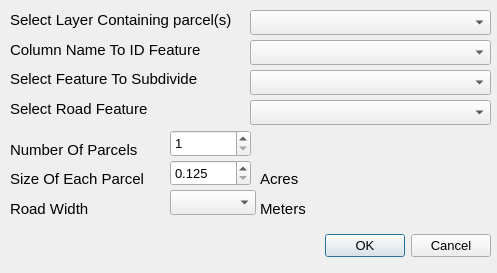
<?xml version="1.0" encoding="UTF-8"?>
<ui version="4.0">
 <class>ParcelDividerDialogBase</class>
 <widget class="QDialog" name="ParcelDividerDialogBase">
  <property name="geometry">
   <rect>
    <x>0</x>
    <y>0</y>
    <width>497</width>
    <height>273</height>
   </rect>
  </property>
  <property name="font">
   <font>
    <pointsize>10</pointsize>
    <italic>false</italic>
   </font>
  </property>
  <property name="windowTitle">
   <string>KeCADASTRE</string>
  </property>
  <widget class="QDialogButtonBox" name="button_box">
   <property name="geometry">
    <rect>
     <x>300</x>
     <y>230</y>
     <width>191</width>
     <height>32</height>
    </rect>
   </property>
   <property name="font">
    <font>
     <family>Ubuntu</family>
     <pointsize>10</pointsize>
     <italic>false</italic>
    </font>
   </property>
   <property name="orientation">
    <enum>Qt::Horizontal</enum>
   </property>
   <property name="standardButtons">
    <set>QDialogButtonBox::Cancel|QDialogButtonBox::Ok</set>
   </property>
  </widget>
  <widget class="QgsSpinBox" name="parcel_no_box">
   <property name="geometry">
    <rect>
     <x>170</x>
     <y>130</y>
     <width>81</width>
     <height>27</height>
    </rect>
   </property>
   <property name="minimumSize">
    <size>
     <width>50</width>
     <height>26</height>
    </size>
   </property>
   <property name="font">
    <font>
     <family>Ubuntu</family>
     <pointsize>10</pointsize>
     <italic>false</italic>
    </font>
   </property>
   <property name="minimum">
    <number>1</number>
   </property>
   <property name="maximum">
    <number>10000</number>
   </property>
  </widget>
  <widget class="QLabel" name="layer_label">
   <property name="geometry">
    <rect>
     <x>10</x>
     <y>10</y>
     <width>251</width>
     <height>20</height>
    </rect>
   </property>
   <property name="font">
    <font>
     <family>Ubuntu</family>
     <pointsize>11</pointsize>
     <italic>false</italic>
    </font>
   </property>
   <property name="text">
    <string>Select Layer Containing parcel(s)</string>
   </property>
  </widget>
  <widget class="QLabel" name="parcel_no_label">
   <property name="geometry">
    <rect>
     <x>10</x>
     <y>140</y>
     <width>141</width>
     <height>20</height>
    </rect>
   </property>
   <property name="font">
    <font>
     <family>Ubuntu</family>
     <pointsize>11</pointsize>
     <italic>false</italic>
    </font>
   </property>
   <property name="text">
    <string>Number Of Parcels</string>
   </property>
  </widget>
  <widget class="QLabel" name="sf_label">
   <property name="geometry">
    <rect>
     <x>10</x>
     <y>70</y>
     <width>221</width>
     <height>17</height>
    </rect>
   </property>
   <property name="font">
    <font>
     <family>Ubuntu</family>
     <pointsize>11</pointsize>
     <italic>false</italic>
    </font>
   </property>
   <property name="text">
    <string>Select Feature To Subdivide</string>
   </property>
  </widget>
  <widget class="QLabel" name="parcel_size_label">
   <property name="geometry">
    <rect>
     <x>10</x>
     <y>170</y>
     <width>141</width>
     <height>17</height>
    </rect>
   </property>
   <property name="font">
    <font>
     <family>Ubuntu</family>
     <pointsize>11</pointsize>
     <italic>false</italic>
    </font>
   </property>
   <property name="text">
    <string>Size Of Each Parcel</string>
   </property>
  </widget>
  <widget class="QLabel" name="road_label">
   <property name="geometry">
    <rect>
     <x>10</x>
     <y>200</y>
     <width>111</width>
     <height>17</height>
    </rect>
   </property>
   <property name="font">
    <font>
     <family>Ubuntu</family>
     <pointsize>11</pointsize>
     <italic>false</italic>
    </font>
   </property>
   <property name="text">
    <string>Road Width</string>
   </property>
  </widget>
  <widget class="QComboBox" name="layer_box">
   <property name="geometry">
    <rect>
     <x>250</x>
     <y>10</y>
     <width>241</width>
     <height>25</height>
    </rect>
   </property>
   <property name="font">
    <font>
     <family>Ubuntu</family>
     <pointsize>10</pointsize>
     <italic>false</italic>
    </font>
   </property>
  </widget>
  <widget class="QComboBox" name="feature_box">
   <property name="geometry">
    <rect>
     <x>250</x>
     <y>70</y>
     <width>241</width>
     <height>25</height>
    </rect>
   </property>
   <property name="font">
    <font>
     <family>Ubuntu</family>
     <pointsize>10</pointsize>
     <italic>false</italic>
    </font>
   </property>
  </widget>
  <widget class="QLabel" name="parcel_no_label_2">
   <property name="geometry">
    <rect>
     <x>10</x>
     <y>40</y>
     <width>211</width>
     <height>20</height>
    </rect>
   </property>
   <property name="font">
    <font>
     <family>Ubuntu</family>
     <pointsize>11</pointsize>
     <italic>false</italic>
    </font>
   </property>
   <property name="text">
    <string>Column Name To ID Feature</string>
   </property>
  </widget>
  <widget class="QComboBox" name="id_box">
   <property name="geometry">
    <rect>
     <x>250</x>
     <y>40</y>
     <width>241</width>
     <height>25</height>
    </rect>
   </property>
   <property name="font">
    <font>
     <family>Ubuntu</family>
     <pointsize>10</pointsize>
     <italic>false</italic>
    </font>
   </property>
  </widget>
  <widget class="QDoubleSpinBox" name="parcel_size_box">
   <property name="geometry">
    <rect>
     <x>170</x>
     <y>160</y>
     <width>81</width>
     <height>26</height>
    </rect>
   </property>
   <property name="decimals">
    <number>3</number>
   </property>
   <property name="minimum">
    <double>0.125000000000000</double>
   </property>
   <property name="maximum">
    <double>999.990000000000009</double>
   </property>
  </widget>
  <widget class="QLabel" name="road_feature_label">
   <property name="geometry">
    <rect>
     <x>10</x>
     <y>100</y>
     <width>221</width>
     <height>17</height>
    </rect>
   </property>
   <property name="font">
    <font>
     <family>Ubuntu</family>
     <pointsize>11</pointsize>
     <italic>false</italic>
    </font>
   </property>
   <property name="text">
    <string>Select Road Feature</string>
   </property>
  </widget>
  <widget class="QComboBox" name="road_feature_box_2">
   <property name="geometry">
    <rect>
     <x>250</x>
     <y>100</y>
     <width>241</width>
     <height>25</height>
    </rect>
   </property>
   <property name="font">
    <font>
     <family>Ubuntu</family>
     <pointsize>10</pointsize>
     <italic>false</italic>
    </font>
   </property>
  </widget>
  <widget class="QLabel" name="parcel_size_label_2">
   <property name="geometry">
    <rect>
     <x>260</x>
     <y>200</y>
     <width>71</width>
     <height>17</height>
    </rect>
   </property>
   <property name="font">
    <font>
     <family>Ubuntu</family>
     <pointsize>11</pointsize>
     <italic>false</italic>
    </font>
   </property>
   <property name="text">
    <string>Meters</string>
   </property>
  </widget>
  <widget class="QLabel" name="parcel_size_label_3">
   <property name="geometry">
    <rect>
     <x>260</x>
     <y>170</y>
     <width>41</width>
     <height>17</height>
    </rect>
   </property>
   <property name="font">
    <font>
     <family>Ubuntu</family>
     <pointsize>11</pointsize>
     <italic>false</italic>
    </font>
   </property>
   <property name="text">
    <string>Acres</string>
   </property>
  </widget>
  <widget class="QComboBox" name="road_box">
   <property name="geometry">
    <rect>
     <x>170</x>
     <y>190</y>
     <width>86</width>
     <height>25</height>
    </rect>
   </property>
  </widget>
 </widget>
 <customwidgets>
  <customwidget>
   <class>QgsSpinBox</class>
   <extends>QSpinBox</extends>
   <header>qgsspinbox.h</header>
  </customwidget>
 </customwidgets>
 <resources/>
 <connections>
  <connection>
   <sender>button_box</sender>
   <signal>accepted()</signal>
   <receiver>ParcelDividerDialogBase</receiver>
   <slot>accept()</slot>
   <hints>
    <hint type="sourcelabel">
     <x>20</x>
     <y>20</y>
    </hint>
    <hint type="destinationlabel">
     <x>20</x>
     <y>20</y>
    </hint>
   </hints>
  </connection>
  <connection>
   <sender>button_box</sender>
   <signal>rejected()</signal>
   <receiver>ParcelDividerDialogBase</receiver>
   <slot>reject()</slot>
   <hints>
    <hint type="sourcelabel">
     <x>20</x>
     <y>20</y>
    </hint>
    <hint type="destinationlabel">
     <x>20</x>
     <y>20</y>
    </hint>
   </hints>
  </connection>
 </connections>
</ui>
